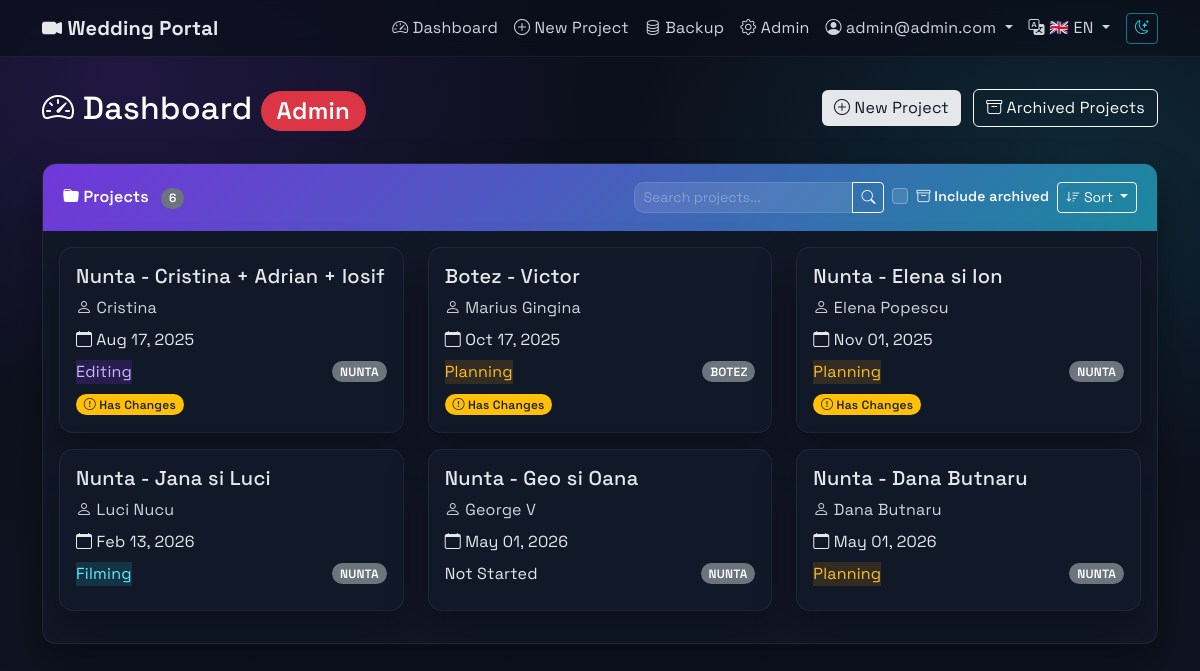
The page /en/dashboard/ (signed in) on the database as committed earlier.
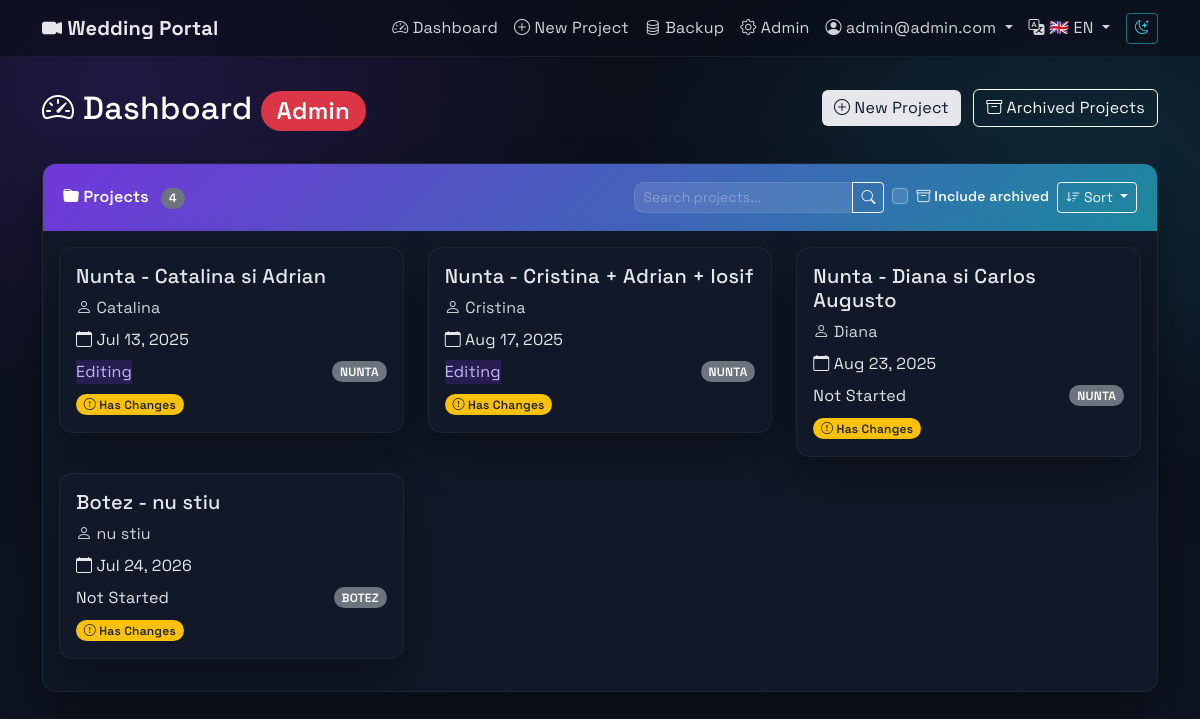
The same page on the database as committed later.
### projects/models.py (models this page shows, shortened)
class User(AbstractUser):
    ROLE_CHOICES = [
        ('ADMIN', 'Admin'),
        ('CLIENT', 'Client'),
    ]
    role = models.CharField(max_length=10, choices=ROLE_CHOICES, default='CLIENT')
    username = models.CharField(max_length=150, blank=True, null=True, unique=False)
    email = models.EmailField(unique=True)
    USERNAME_FIELD = 'email'
    REQUIRED_FIELDS = ['first_name']  # Remove username from required fields
    objects = CustomUserManager()
    def is_admin(self):
        return self.role == 'ADMIN'

class Project(models.Model):
    PROJECT_TYPE_CHOICES = [
        ('NUNTA', 'Nunta'),
        ('BOTEZ', 'Botez'),
        ('ALTELE', 'Altele'),
    ]
    STATUS_CHOICES = [
        ('Not Started', 'Not Started'),
        ('Planning', 'Planning'),
        ('Filming', 'Filming'),
        ('Editing', 'Editing'),
        ('Completed', 'Completed'),
    ]
    EDIT_STATUS_CHOICES = [
        ('Not Started', 'Not Started'),
        ('Pending', 'Pending'),
        ('In Progress', 'In Progress'),
        ('Review', 'Review'),
        ('Completed', 'Completed'),
    ]
    name = models.CharField(max_length=255)
    slug = models.SlugField(max_length=255, unique=True, blank=True, null=True)
    user = models.ForeignKey(User, on_delete=models.CASCADE, related_name='projects')
    client_name = models.CharField(max_length=255, blank=True, null=True)
    client_email = models.EmailField(blank=True, null=True)
    status = models.CharField(max_length=50, choices=STATUS_CHOICES, default='Not Started')
    edit_status = models.CharField(max_length=50, choices=EDIT_STATUS_CHOICES, default='Not Started')
    editing_progress = models.IntegerField(default=0, help_text="Editing progress percentage (0-100)")
    notes = models.TextField(blank=True, null=True)
    is_archived = models.BooleanField(default=False)
    event_date = models.DateTimeField()
    type = models.CharField(max_length=10, choices=PROJECT_TYPE_CHOICES)
    title_video = models.CharField(max_length=255, blank=True, null=True)
    city = models.CharField(max_length=100, blank=True, null=True)
    civil_union_details = models.TextField(blank=True, null=True)
    prep = models.TextField(blank=True, null=True)
    church = models.TextField(blank=True, null=True)
    session = models.TextField(blank=True, null=True)
    restaurant = models.TextField(blank=True, null=True)
    details_extra = models.TextField(blank=True, null=True)
    editing_preferences = models.TextField(blank=True, null=True)
    main_details = models.TextField(blank=True, null=True, help_text="Main event details")
    PACKAGE_TYPE_CHOICES = [
        ('Clasic', 'Clasic'),
        ('Highlights', 'Highlights'),
        ('Duo', 'Duo'),
        ('Cinema', 'Cinema'),
        ('Creative', 'Creative'),
        ('Botez', 'Botez'),
        ('Custom', 'Custom'),
    ]
    MOVIE_DURATION_CHOICES = [
        ('30min', '30 min'),
        ('1h', '1 h'),
        ('1h30min', '1h30min'),
        ('2h-3h', '2h-3h'),
        ('3h-4h', '3h-4h'),
        ('Other', 'Other'),
    ]
    package_type = models.CharField(max_length=20, choices=PACKAGE_TYPE_CHOICES, blank=True, null=True)
    package_4k = models.BooleanField(default=True)
    package_fullhd = models.BooleanField(default=False)
    package_cameras = models.IntegerField(default=1, choices=[(1, '1'), (2, '2'), (3, '3')])
    montage_highlights = models.BooleanField(default=False)
    montage_movie = models.BooleanField(default=False)
    montage_movie_duration = models.CharField(max_length=20, choices=MOVIE_DURATION_CHOICES, blank=True, null=True)
    montage_movie_other = models.CharField(max_length=100, blank=True, null=True)
    montage_bonus_primary = models.BooleanField(default=False)
    montage_bonus_full = models.BooleanField(default=False)
    montage_cinema_duration = models.CharField(max_length=20, choices=[('1h', '1 hour'), ('1h30min', '1h30min')], default='1h30min', blank=True, null=True)
    equipment_audio_recorder = models.BooleanField(default=False)
    equipment_stabilizer = models.BooleanField(default=False)
    equipment_external_light = models.BooleanField(default=False)
    team_videographer = models.IntegerField(default=1)
    team_operator = models.IntegerField(default=0)
    team_assistant = models.IntegerField(default=0)
    delivery_online = models.BooleanField(default=True)
    delivery_usb = models.BooleanField(default=False)
    event_presence = models.TextField(blank=True, null=True)
    CURRENCY_CHOICES = [
        ('EUR', 'Euro'),
        ('LEI', 'Lei'),
    ]
    price = models.IntegerField(blank=True, null=True)
    price_currency = models.CharField(max_length=3, choices=CURRENCY_CHOICES, default='EUR')
    price_other_details = models.TextField(blank=True, null=True)
    filming_details = models.TextField(blank=True, null=True, help_text="Client requests for filming")
    videographer_filming_notes = models.TextField(blank=True, null=True, help_text="Videographer's notes for filming (admin only)")
    critical_production_notes = models.TextField(blank=True, null=True, help_text="Critical production details (admin only)")
    videographer_editing_notes = models.TextField(blank=True, null=True, help_text="Videographer's notes for editing (admin only)")
    due_date = models.DateField(blank=True, null=True, help_text="Due date for video completion (admin only)")
    ceremony_field_order = models.JSONField(
        default=dict,
        blank=True,
        help_text="Custom order for ceremony detail fields"
    )
    admin_notified_of_changes = models.BooleanField(default=False)
    last_admin_notification_date = models.DateTimeField(blank=True, null=True)
    last_client_notification_date = models.DateTimeField(blank=True, null=True)
    has_unsent_changes = models.BooleanField(default=False)
    current_guidance_message = models.CharField(max_length=50, default='initial', help_text="Current guidance message type")
    dismissed_guidance_messages = models.JSONField(default=list, blank=True, help_text="List of dismissed guidance message types")
    created_at = models.DateTimeField(auto_now_add=True)
    updated_at = models.DateTimeField(auto_now=True)
    class Meta:
        ordering = ['-created_at']

### projects/views.py (the view, shortened to what this page needs)
# urls.py: path('dashboard/', views.dashboard, name='dashboard'),
@login_required
def dashboard(request):
    user = request.user
    search_query = request.GET.get('search', '')
    sort_by = request.GET.get('sort', 'date')  # Default sort by event date (earliest first)
    include_archived = request.GET.get('include_archived', '') == 'on'
    valid_sorts = {
        'name': 'name',
        '-name': '-name',
        'date': 'event_date',
        '-date': '-event_date',
        'status': 'status',
        '-status': '-status',
        'client': 'client_name',
        '-client': '-client_name',
        'newest': '-id',
        'oldest': 'id'
    }
    sort_field = valid_sorts.get(sort_by, '-id')
    if user.is_admin():
        if include_archived:
            projects = Project.objects.all()  # Include both archived and active
        else:
            projects = Project.objects.filter(is_archived=False)
        pending_modifications = ProjectModification.objects.filter(status='PENDING')
        projects = projects.order_by(sort_field)
        context = {
            'projects': projects,
            'pending_modifications': pending_modifications,
            'is_admin': True,
            'search_query': search_query,
            'current_sort': sort_by,
            'include_archived': include_archived,
        }
    return render(request, 'dashboard.html', context)

### templates/dashboard.html (shortened to what this page needs)
{% extends 'base.html' %}
{% load i18n %}
{% block content %}
<div class="row mb-4">
    <div class="col">
        <h2 class="text-white">
            <i class="bi bi-speedometer2"></i> {% trans "Dashboard" %}
            {% if is_admin %}
                <span class="badge bg-danger">Admin</span>
            {% endif %}
        </h2>
    </div>
    {% if is_admin %}
    <div class="col-auto">
        <a href="{% url 'create_project' %}" class="btn btn-light me-2">
            <i class="bi bi-plus-circle"></i> {% trans "New Project" %}
        </a>
        <a href="{% url 'archived_projects' %}" class="btn btn-outline-light">
            <i class="bi bi-archive"></i> {% trans "Archived Projects" %}
        </a>
    </div>
    {% endif %}
</div>
<div class="card">
    <div class="card-header d-flex justify-content-between align-items-center">
        <div>
            <i class="bi bi-folder-fill"></i> {% trans "Projects" %}
            {% if projects %}
                <span class="badge bg-secondary ms-2">{{ projects|length }}</span>
            {% endif %}
        </div>
        <div class="d-flex gap-2 align-items-center">
            <div class="input-group" style="width: 250px;">
                <input type="text" class="form-control form-control-sm" id="projectSearch"
                       placeholder="{% trans 'Search projects...' %}" value="{{ search_query }}"
                       style="background-color: rgba(255,255,255,0.1); border-color: rgba(255,255,255,0.2); color: white;">
                <button class="btn btn-outline-light btn-sm" type="button" id="searchButton">
                    <i class="bi bi-search"></i>
                </button>
            </div>
            <div class="form-check" style="min-width: 140px;">
                <input class="form-check-input" type="checkbox" id="includeArchived"
                       style="background-color: rgba(255,255,255,0.1); border-color: rgba(255,255,255,0.3);">
                <label class="form-check-label text-light small" for="includeArchived">
                    <i class="bi bi-archive"></i> {% trans "Include archived" %}
                </label>
            </div>
            <div class="dropdown">
                <button class="btn btn-outline-light btn-sm dropdown-toggle" type="button"
                        id="sortDropdown" data-bs-toggle="dropdown" aria-expanded="false">
                    <i class="bi bi-sort-down"></i> {% trans "Sort" %}
                </button>
            </div>
        </div>
    </div>
    <div class="card-body">
        {% if projects %}
        <div class="row">
            {% for project in projects %}
            <div class="col-md-6 col-lg-4 mb-3">
                <div class="card project-card position-relative" style="cursor: pointer;" data-project-url="{% url 'project_detail' project.slug %}">
                    <div class="card-body">
                        <h5 class="card-title">{{ project.name }}</h5>
                        <p class="text-muted mb-2">
                            <i class="bi bi-person"></i> {{ project.client_name|default:project.user.get_full_name|default:project.user.username }}
                        </p>
                        <p class="mb-2">
                            <i class="bi bi-calendar"></i> {{ project.event_date|date:"M d, Y" }}
                        </p>
                        <div class="d-flex justify-content-between align-items-center">
                            <span class="status-badge status-{{ project.status|lower|cut:" " }}">
                                {{ project.status }}
                            </span>
                            <span class="badge bg-secondary">
                                {{ project.type }}
                            </span>
                        </div>
                        <div class="mt-2">
                            {% if project.has_unsent_changes %}
                            <span class="badge bg-warning text-dark me-1">
                                <i class="bi bi-exclamation-circle"></i> {% trans "Has Changes" %}
                            </span>
                            {% endif %}
                        </div>
                    </div>
                </div>
            </div>
            {% endfor %}
        </div>
        {% endif %}
    </div>
</div>
{% endblock %}

### templates/base.html (shortened to what this page needs)
<!DOCTYPE html>
{% load static %}
{% load i18n %}
<html lang="{{ LANGUAGE_CODE }}">
<head>
    <link href="https://cdn.jsdelivr.net/npm/bootstrap@5.3.0/dist/css/bootstrap.min.css" rel="stylesheet">
    <link href="https://cdn.jsdelivr.net/npm/bootstrap-icons@1.11.0/font/bootstrap-icons.css" rel="stylesheet">
    <link href="{% static 'css/theme.css' %}" rel="stylesheet">
</head>
<body>
    <nav class="navbar navbar-expand-lg navbar-dark">
        <div class="container">
            <a class="navbar-brand" href="{% url 'dashboard' %}">
                <i class="bi bi-camera-video-fill"></i> Wedding Portal
            </a>
            <div class="collapse navbar-collapse" id="navbarNav">
                <ul class="navbar-nav ms-auto">
                    {% if user.is_authenticated %}
                        <li class="nav-item">
                            <a class="nav-link" href="{% url 'dashboard' %}">
                                <i class="bi bi-speedometer2"></i> {% trans "Dashboard" %}
                            </a>
                        </li>
                        {% if user.is_admin %}
                        <li class="nav-item">
                            <a class="nav-link" href="{% url 'create_project' %}">
                                <i class="bi bi-plus-circle"></i> {% trans "New Project" %}
                            </a>
                        </li>
                        <li class="nav-item">
                            <a class="nav-link" href="{% url 'backup_management' %}">
                                <i class="bi bi-database"></i> Backup
                            </a>
                        </li>
                        <li class="nav-item">
                            <a class="nav-link" href="/admin/">
                                <i class="bi bi-gear"></i> Admin
                            </a>
                        </li>
                        {% endif %}
                        <li class="nav-item dropdown">
                            <a class="nav-link dropdown-toggle" href="#" id="userDropdown" role="button" data-bs-toggle="dropdown">
                                <i class="bi bi-person-circle"></i> {{ user.get_full_name|default:user.email }}
                            </a>
                        </li>
                    {% else %}
                        <li class="nav-item">
                            <a class="nav-link" href="{% url 'login' %}">
                                <i class="bi bi-box-arrow-in-right"></i> {% trans "Login" %}
                            </a>
                        </li>
                    {% endif %}
                    <li class="nav-item dropdown">
                        <a class="nav-link dropdown-toggle" href="#" id="languageDropdown" role="button" data-bs-toggle="dropdown" aria-expanded="false">
                            <i class="bi bi-translate"></i>
                            {% get_current_language as LANGUAGE_CODE %}
                            {% if LANGUAGE_CODE == 'ro' %}🇷🇴 RO{% else %}🇬🇧 EN{% endif %}
                        </a>
                            {% get_current_language as CURRENT_LANGUAGE %}
                            {% get_available_languages as LANGUAGES %}
                            {% get_language_info_list for LANGUAGES as languages %}
                    </li>
                </ul>
            </div>
        </div>
    </nav>
    <div class="main-container">
        <div class="container">
            {% block content %}{% endblock %}
        </div>
    </div>
</body>
</html>

Rows that differ between the two databases and show on the page:
removed Project: name "Botez - Victor", client_name "Marius Gingina", event_date "Oct 17, 2025", status "Planning", type "BOTEZ"
removed Project: name "Nunta - Elena si Ion", client_name "Elena Popescu", event_date "Nov 01, 2025", status "Planning", type "NUNTA"
removed Project: name "Nunta - Jana si Luci", client_name "Luci Nucu", event_date "Feb 13, 2026", status "Filming", type "NUNTA"
removed Project: name "Nunta - Geo si Oana", client_name "George V", event_date "May 01, 2026", status "Not Started", type "NUNTA"
removed Project: name "Nunta - Dana Butnaru", client_name "Dana Butnaru", event_date "May 01, 2026", status "Planning", type "NUNTA"
added Project: name "Nunta - Catalina si Adrian", client_name "Catalina", event_date "Jul 13, 2025", status "Editing", type "NUNTA"
added Project: name "Nunta - Diana si Carlos Augusto", client_name "Diana", event_date "Aug 23, 2025", status "Not Started", type "NUNTA"
added Project: name "Botez - nu stiu", client_name "nu stiu", event_date "Jul 24, 2026", status "Not Started", type "BOTEZ"
Other text that changed with them:
{{ projects|length }}: "6" → "4"
